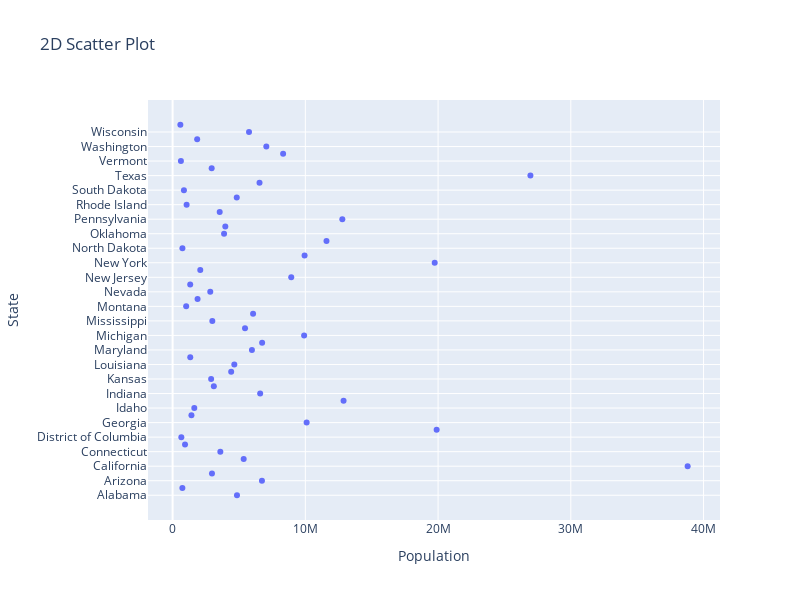

Here is the notebook cell this chart was saved with:
### Code cell
fig = px.scatter(df, y = 'State', x = 'Population',width=800, height=600,title="2D Scatter Plot")
fig.show()

### Figure 1 — Plotly figure (JSON) as saved in the notebook; plotly's stock layout.template omitted (floating-point values rounded to 4 significant figures)
{"data": [{"hovertemplate": "Population=%{x}<br>State=%{y}<extra></extra>", "legendgroup": "", "marker": {"color": "#636efa", "symbol": "circle"}, "mode": "markers", "name": "", "orientation": "h", "showlegend": false, "type": "scatter", "x": [4849377, 736732, 6731484, 2966369, 38802500, 5355866, 3596677, 935614, 658893, 19893297, 10097343, 1419561, 1634464, 12880580, 6596855, 3107126, 2904021, 4413457, 4649676, 1330089, 5976407, 6745408, 9909877, 5457173, 2994079, 6063589, 1023579, 1881503, 2839098, 1326813, 8938175, 2085572, 19746227, 9943964, 739482, 11594163, 3878051, 3970239, 12787209, 3548397, 1055173, 4832482, 853175, 6549352, 26956958, 2942902, 626562, 8326289, 7061530, 1850326, 5757564, 584153], "xaxis": "x", "y": ["Alabama", "Alaska", "Arizona", "Arkansas", "California", "Colorado", "Connecticut", "Delaware", "District of Columbia", "Florida", "Georgia", "Hawaii", "Idaho", "Illinois", "Indiana", "Iowa", "Kansas", "Kentucky", "Louisiana", "Maine", "Maryland", "Massachusetts", "Michigan", "Minnesota", "Mississippi", "Missouri", "Montana", "Nebraska", "Nevada", "New Hampshire", "New Jersey", "New Mexico", "New York", "North Carolina", "North Dakota", "Ohio", "Oklahoma", "Oregon", "Pennsylvania", "Puerto Rico", "Rhode Island", "South Carolina", "South Dakota", "Tennessee", "Texas", "Utah", "Vermont", "Virginia", "Washington", "West Virginia", "Wisconsin", "Wyoming"], "yaxis": "y"}], "layout": {"height": 600, "legend": {"tracegroupgap": 0}, "title": {"text": "2D Scatter Plot"}, "width": 800, "xaxis": {"anchor": "y", "domain": [0, 1], "title": {"text": "Population"}}, "yaxis": {"anchor": "x", "domain": [0, 1], "title": {"text": "State"}}}}
